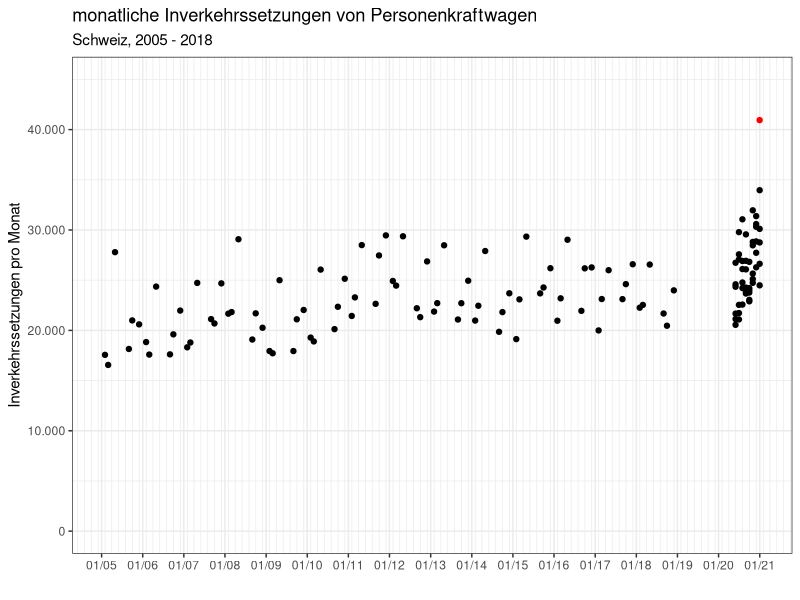
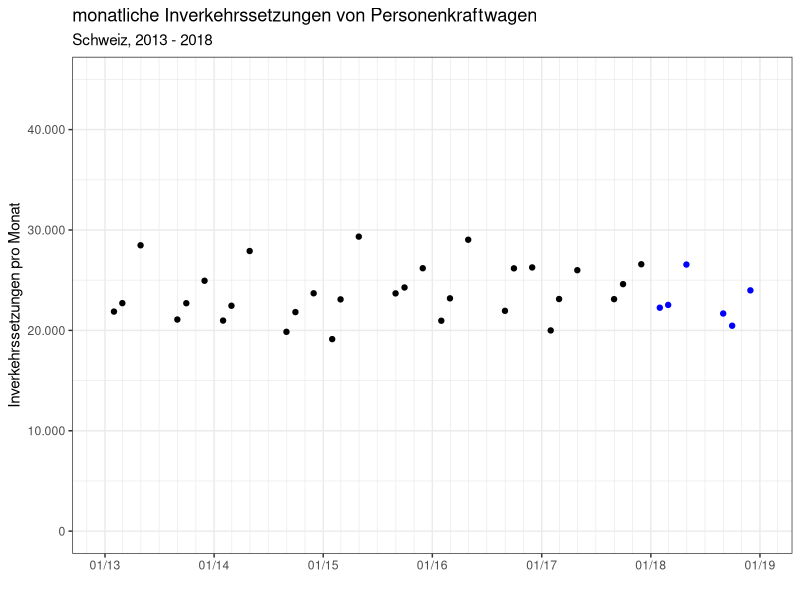
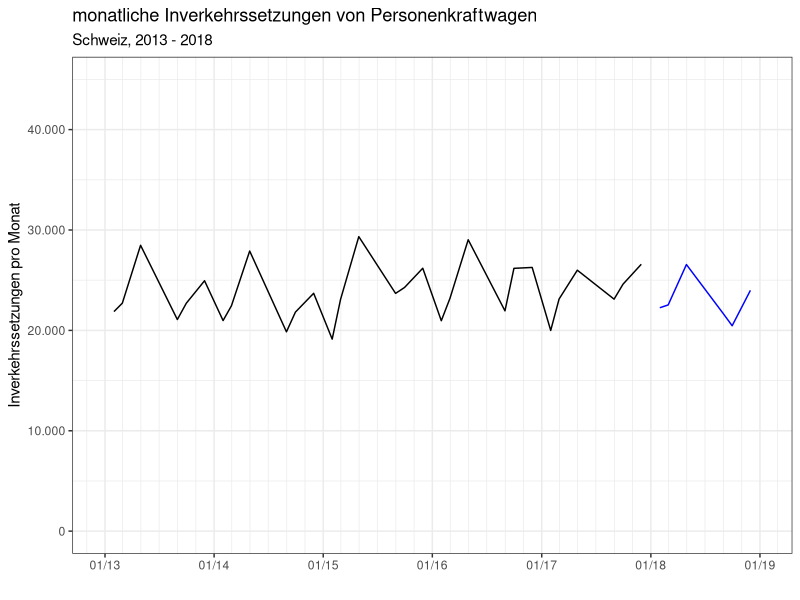
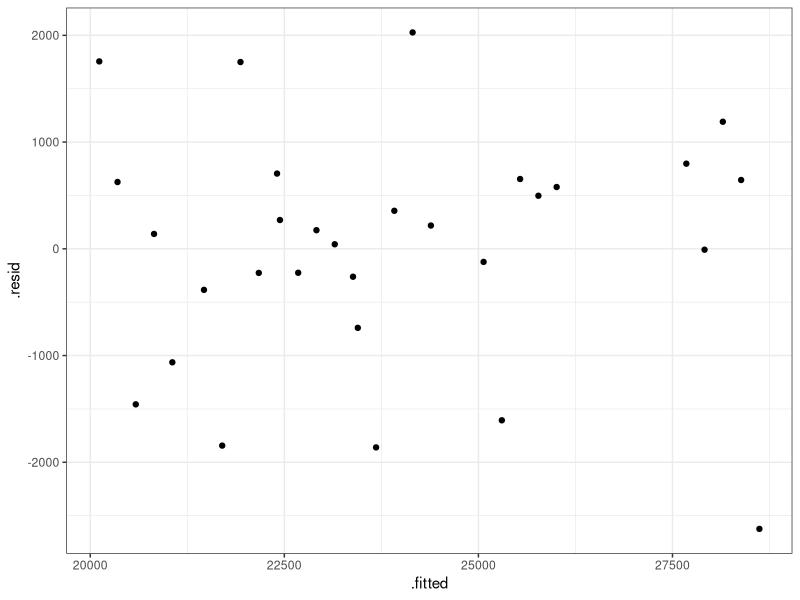
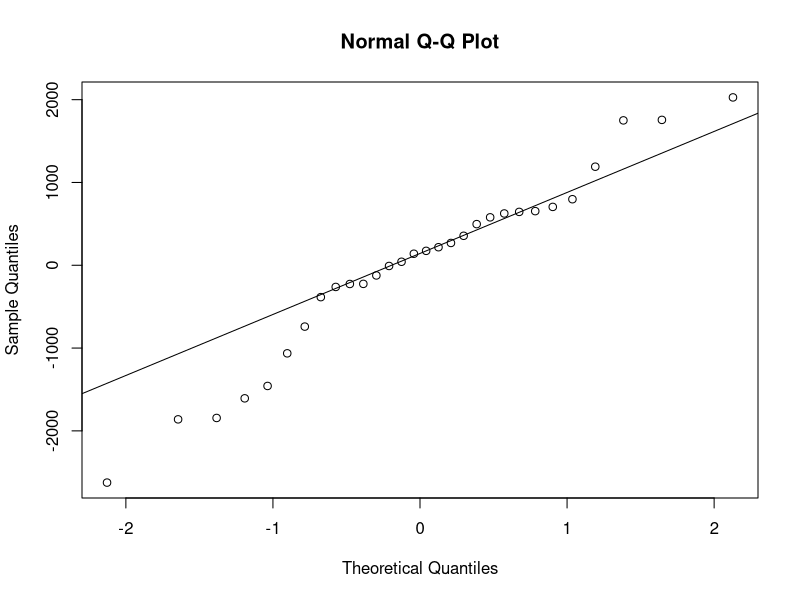

Here is the R script that generated these plots, in order: (Note: this script raises an error after producing the figures.)
## ---- chunk 1
# Initialiserung des Notebooks
knitr::opts_chunk$set(echo = FALSE)

# Benötigte Bibliothekn laden
library(tidyverse) # readr, dplyr, ... 
library(lubridate) # Datum und Uhrzeit
library(modelr)    # Modellierung
library(broom)     # Zusammenfassung von Modellergebnissen in Dataframes

library(lmtest) # für Goldfeldt/Quandt-Test
library(car) # für VIF

theme_set(theme_bw()) # im Druck vermutlich besser als das Default-Theme theme_gray()

monthsEnd <- function(Jahr, Monat) {
  # gibt das Monatsende zurück
  require(lubridate)
  paste(Jahr, Monat, "01", sep = "-") %>% ymd() %>% ceiling_date(unit = "months") - 1
}

formatT <- function(n) {
  format(n, big.mark = ".", decimal.mark = ",")
}
## ---- chunk 2
ivs_raw <-
  read_csv(file = "Daten/20190824 Neuzulassungen CH.csv",
           skip = 2,
           locale = locale(encoding = "latin1")) # Windows Latin 1

ivs_simple <- ivs_raw %>%
  select(-"Fahrzeuggruppe / -art") %>% # Es wurde nur Personenkraftwagen ausgewählt, Spalte Fahrzeugruppe löschen
  gather(key = Jahr, value = "IVS", -Monat) %>% # die Jahresspalten in Zeilen umbauen
  mutate(Datum = monthsEnd(Jahr, Monat)) %>%  # Jahr Monat umbauen auf eine Datum zum Monatsende
  select(Datum, IVS)

p <- ivs_simple %>%
  ggplot(aes(x = Datum)) +
  scale_x_date(
    name = "",
    date_labels = "%m/%y",
    date_minor_breaks = "2 months",
    date_breaks = "years"
  ) +
  scale_y_continuous(
    name = "Inverkehrssetzungen pro Monat",
    limits = c(0, 45000),
    # breaks = seq(0, 15000, by = 2000),
    labels = formatT
  ) +
  # geom_line(aes(y = IVS)) +
  geom_point(aes(y = IVS, color = (IVS > 40000))) +
  # geom_smooth(aes(y = IVS), method = "lm") +
  scale_colour_manual(values = c("black", "red")) +
  guides(color = "none") +
  labs(title = "monatliche Inverkehrssetzungen von Personenkraftwagen",
       subtitle = "Schweiz, 2005 - 2018")
p

## ---- chunk 3
ivs_simple <- ivs_simple %>% filter(Datum > ymd("2012-12-31"))
summary(ivs_simple)

## ---- chunk 4
p <- ivs_simple %>%
  ggplot(aes(x = Datum)) +
  scale_x_date(
    name = "",
    limits = c(ymd("2013-01-01", "2018-12-31")),
    # limits = c(ymd("2010-12-31", "2016-12-31")),
    date_labels = "%m/%y",
    date_minor_breaks = "2 months",
    date_breaks = "years"
  ) +
  scale_y_continuous(
    name = "Inverkehrssetzungen pro Monat",
    limits = c(0, 45000),
    # breaks = seq(0, 15000, by = 2000),
    labels = formatT
  ) +
  # geom_smooth(aes(y = IVS), method = "lm", color = "light blue", se = FALSE) +
  scale_colour_manual(values = c("black", "blue")) +
  guides(color = "none") +
  labs(title = "monatliche Inverkehrssetzungen von Personenkraftwagen",
       subtitle = "Schweiz, 2013 - 2018")

p + geom_point(aes(y = IVS, color = (year(Datum) == 2018)))


## ---- chunk 5
mod <- lm(formula = IVS ~ Datum, data = ivs_simple)
tidy_mod <- tidy(mod)
glance_mod <- glance(mod)
augment_mod <- augment(mod)
summary(mod)
## ---- chunk 6

p + geom_line(aes(y = IVS, color = (year(Datum) == 2018)))

## ---- chunk 7
ivs_simple <- ivs_simple %>% 
  mutate(Monat = str_pad(month(Datum), 2, pad = "0"))
ivs_simple_train <- ivs_simple %>% filter(Datum < date("2018-01-01"))
ivs_simple_test <- ivs_simple %>% filter(Datum >= date("2018-01-01"))

mod <- lm(formula = IVS ~ Datum + Monat, data = ivs_simple_train)
summary(mod)

## ---- chunk 8
df_mod <- augment(mod)

ggplot(data = df_mod, aes(x = .fitted, y = .resid)) +
  geom_point()
## ---- chunk 9
gqtest(mod)

## ---- chunk 10
dwtest(mod)
## ---- chunk 11
vif(mod)
## ---- chunk 12
qqnorm(df_mod$.resid)
qqline(df_mod$.resid, datax = FALSE, distribution = qnorm,
       probs = c(0.25, 0.75), qtype = 7)

## ---- chunk 13

ivs_simple <- ivs_simple %>% add_predictions(model = mod)

p + geom_line(aes(y = IVS, color = (year(Datum) == 2018))) +
  geom_line(aes(y = pred), color = "red", data = ivs_simple)

fPerformance <- function(mod, data) {
  list(mae = mae(mod, data),
    mape = mape(mod, data),
    rmse = rmse(mod, data),
    mse = mse(mod, data))
}

fPerformance(mod, ivs_simple_test)

## ---- chunk 14

ggplot(ivs_simple, aes(x = Monat)) + 
  # geom_boxplot(aes(y = IVS - mean(IVS)), alpha = 0.2, color = "grey") + 
  geom_point(aes(y = IVS - mean(IVS)), alpha = 0.5) + 
  geom_point(aes(y = pred - mean(IVS)), color = "red") + 
  labs(title = "monatliche Inverkehrssetzungen von Personenkraftwagen",
       subtitle = "Schweiz, 2013 - 2018")


## ---- chunk 15

ivs_raw_fuel <-
  read_csv(file = "Daten/20190824 Neuzulassungen CH Treibstoff.csv",
           skip = 2,
           locale = locale(encoding = "latin1")) # Windows Latin 1

ivs_fuel <- ivs_raw_fuel %>%
  select(-"Fahrzeuggruppe / -art") %>% # Es wurde nur Personenkraftwagen ausgewählt, Spalte Fahrzeugruppe löschen
  gather(key = Jahr, value = "IVS", -Monat, -Treibstoff) %>% # die Jahresspalten in Zeilen umbauen
  mutate(Datum = monthsEnd(Jahr, Monat)) %>%  # Jahr Monat umbauen auf eine Datum zum Monatsende
  mutate(Monat = str_pad(month(Datum), 2, pad = "0")) %>% 
  filter(Datum > ymd("2012-12-31")) %>% 
  select(Datum, Monat, Treibstoff, IVS)

p <- ivs_fuel %>%
  ggplot(aes(x = Datum, color = Treibstoff)) +
  labs(title = "Inverkehrssetzungen PKW, nach Treibstoffart",
       subtitle = "Schweiz, 2013 - 2018")  +
  scale_x_date(
    name = "",
    limits = c(ymd("2013-01-01", "2018-12-31")),
    date_labels = "%m/%y",
    date_minor_breaks = "2 months",
    date_breaks = "years"
  )

p + scale_y_continuous(name = "Inverkehrssetzungen pro Monat", labels = formatT) +
  geom_line(aes(y = IVS, linetype = Treibstoff))

p + scale_y_log10(name = "Inverkehrssetzungen pro Monat", labels = formatT) +
  geom_line(aes(y = IVS, linetype = Treibstoff), 
            data = ivs_fuel[ivs_fuel$IVS > 0,])

## ---- chunk 16

# Ausschluss von Gas und Treibstoffarten "Anderer" sowie ohne Motor
ivs_fuel <- ivs_fuel %>% 
  filter(!Treibstoff %in% c("Anderer", "Gas (mono- und bivalent)", "Ohne Motor"))

p + scale_y_log10(name = "Inverkehrssetzungen pro Monat", labels = formatT) +
  geom_line(aes(y = IVS, linetype = Treibstoff), 
            data = ivs_fuel[ivs_fuel$IVS > 0,])

p + scale_y_continuous(name = "Inverkehrssetzungen pro Monat", labels = formatT) +
  geom_line(aes(y = IVS, linetype = Treibstoff), data = ivs_fuel)

## ---- chunk 17
# Aufsplitten des Datensatzes in Trainings- und Testset
ivs_train <- ivs_fuel %>% filter(Datum < date("2018-01-01"))
ivs_test <- ivs_fuel %>% filter(Datum >= date("2018-01-01"))

# Aufsplitten nach Treibstoffart / nesting
ivs_train_nested <- ivs_train %>% 
  group_by(Treibstoff) %>% 
  nest()

fMod <- function(df){
  lm(IVS ~ Datum + Monat, data = df)
}

ivs_train_nested <- ivs_train_nested %>%
  mutate(
    model = map(data, fMod),
    resids = map2(data, model, add_residuals),
    predicts = map2(data, model, add_predictions)
  )

ivs_train_resids <- ivs_train_nested %>% unnest(data, resids, predicts) %>%
  select(Treibstoff, Datum, Monat, IVS, resid, pred) 

ivs_train_resids[ivs_train_resids$IVS > 0 & ivs_train_resids$pred > 0,] %>% 
  ggplot(aes(x = Datum)) +
  geom_line(aes(y = IVS), color = "red") +
  geom_line(aes(y = pred), color = "grey") +
  scale_y_log10() +
  facet_wrap( ~ Treibstoff)

ivs_train_models <- ivs_train_nested %>% 
  mutate(glance = map(model, broom::glance)) %>% 
  unnest(glance, .drop = TRUE)

ivs_train_models %>% arrange(r.squared)

# Prüfung der Prognosequalität im Testset

ivs_test_nested <- ivs_test %>% 
  group_by(Treibstoff) %>% 
  nest()

# fTest <- function(model, data) {
#   predict(model, data) %>% #returns a numeric vector
#     as.tibble() # returns a tibble
# }

ivs_test_nested <- ivs_test_nested %>%
  mutate(
    resids = map2(data, ivs_train_nested$model, add_residuals),
    predicts = map2(data, ivs_train_nested$model, add_predictions)
  )

ivs_test_resids <- ivs_test_nested %>% unnest(data, resids, predicts) %>%
  select(Treibstoff, Datum, Monat, IVS, resid, pred) 


ivs_test_resids[ivs_test_resids$IVS > 0 & ivs_test_resids$pred > 0,] %>% 
  ggplot(aes(x = Datum)) +
  geom_line(aes(y = IVS), color = "red") +
  geom_line(aes(y = pred), color = "grey") +
  scale_y_log10() +
  # facet_wrap(Treibstoff ~ .)
  facet_wrap(~ Treibstoff)

## ---- chunk 18

pfmce <-
  map2(ivs_train_nested$model, ivs_test_nested$data, fPerformance) %>%
  unlist() %>%
  matrix(
    nrow = length(ivs_train_nested$Treibstoff),
    byrow = TRUE,
    dimnames = list(ivs_train_nested$Treibstoff, c("MAE", "MAPE", "RMSE", "MSE"))
  ) %>%
  as_tibble()

# colnames(pfmce) <- c("MAE", "MAPE", "RMSE", "MSE")
pfmce <- data.frame(Treibstoff = ivs_train_nested$Treibstoff, pfmce)
pfmce %>% arrange(MAPE)

